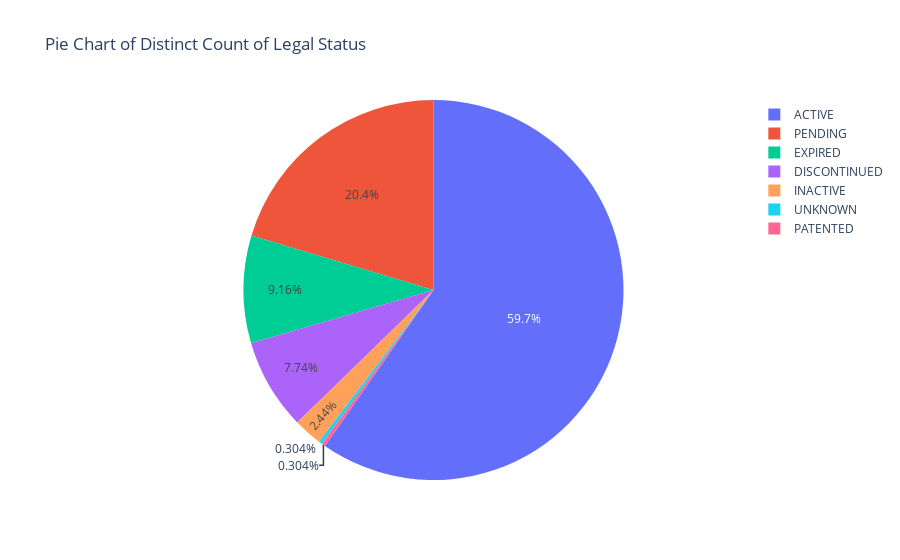

The code cell stored with this chart in its notebook:
### Markdown cell above
# Visualize legal Status

### Code cell
distinct_count = df['Legal Status'].value_counts().reset_index()
distinct_count.columns = ['Legal Status', 'Count']


fig = px.pie(distinct_count, values='Count', names='Legal Status', title='Pie Chart of Distinct Count of Legal Status')


fig.show()

### Figure 1 — Plotly figure (JSON) as saved in the notebook; plotly's stock layout.template omitted (floating-point values rounded to 4 significant figures)
{"data": [{"domain": {"x": [0, 1], "y": [0, 1]}, "hovertemplate": "Legal Status=%{label}<br>Count=%{value}<extra></extra>", "labels": ["ACTIVE", "PENDING", "EXPIRED", "DISCONTINUED", "INACTIVE", "UNKNOWN", "PATENTED"], "legendgroup": "", "name": "", "showlegend": true, "type": "pie", "values": [7267, 2480, 1115, 943, 297, 37, 37]}], "layout": {"autosize": true, "legend": {"tracegroupgap": 0}, "title": {"text": "Pie Chart of Distinct Count of Legal Status"}}}
